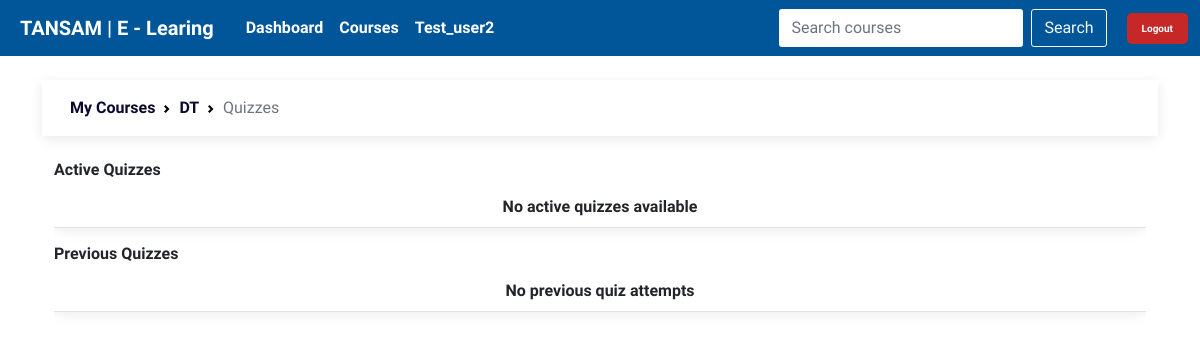
/myQuizzes/1 (signed in), run on an earlier commit of the app's database.
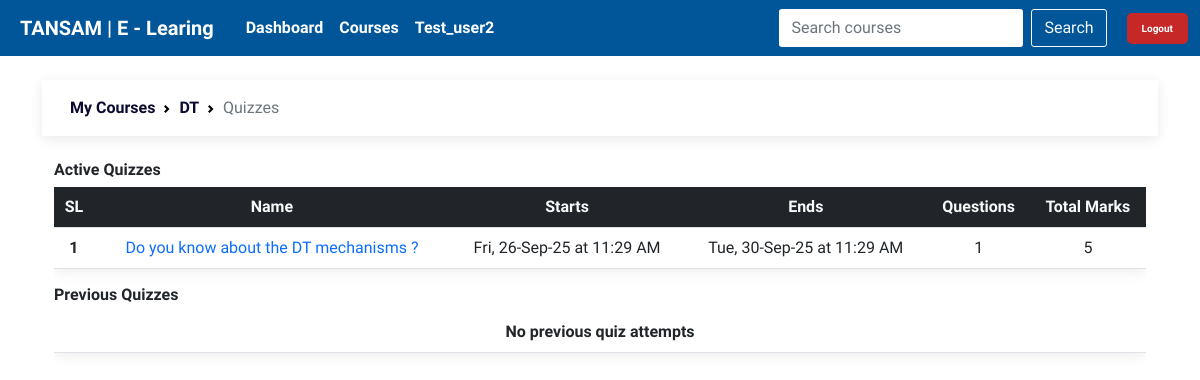
And on a later commit of the database.
### quiz/models.py (models this page shows, shortened)
class Quiz(models.Model):
    title = models.CharField(max_length=100)
    description = models.TextField(null=True, blank=True)
    course = models.ForeignKey(Course, on_delete=models.CASCADE)
    start = models.DateTimeField()
    end = models.DateTimeField()
    created_at = models.DateTimeField(auto_now_add=True)
    updated_at = models.DateTimeField(auto_now=True)
    publish_status = models.BooleanField(default=False, null=True, blank=True)
    started = models.BooleanField(default=False, null=True, blank=True)
    class Meta:
        verbose_name_plural = "Quizzes"
        ordering = ['-created_at']
    def total_marks(self):
        return Question.objects.filter(quiz=self).aggregate(total_marks=models.Sum('marks'))['total_marks']
    def starts(self):
        return self.start.strftime("%a, %d-%b-%y at %I:%M %p")
    def ends(self):
        return self.end.strftime("%a, %d-%b-%y at %I:%M %p")

### quiz/views.py (the view, shortened to what this page needs)
# urls.py: path('myQuizzes/<int:code>', views.myQuizzes, name='myQuizzes'),
def myQuizzes(request, code):
    if is_student_authorised(request, code):
        course = Course.objects.get(code=code)
        quizzes = Quiz.objects.filter(course=course)
        student = Student.objects.get(student_id=request.session['student_id'])
        active_quizzes = []
        previous_quizzes = []
        for quiz in quizzes:
            if quiz.end < timezone.now() or quiz.studentanswer_set.filter(student=student).exists():
                previous_quizzes.append(quiz)
            else:
                active_quizzes.append(quiz)
        for quiz in quizzes:
            quiz.attempted = quiz.studentanswer_set.filter(
                student=student).exists()
        for quiz in active_quizzes:
            quiz.total_questions = quiz.question_set.count()
        return render(request, 'quiz/myQuizzes.html', {
            'course': course,
            'quizzes': quizzes,
            'active_quizzes': active_quizzes,
            'previous_quizzes': previous_quizzes,
            'student': student,
        })
    else:
        return redirect('std_login')

### main/views.py (called while the page is built)
def is_student_authorised(request, code):
    course = Course.objects.get(code=code)
    if request.session.get('student_id') and course in Student.objects.get(student_id=request.session['student_id']).course.all():
        return True
    else:
        return False

### quiz/templates/quiz/myQuizzes.html (shortened to what the changed rows need)
{% extends 'index.html' %}
{% block content %}
<div class="container" id="con">
   <div class="container">
      <div class="table-responsive animate__animated animate__fadeIn">
         <table class="table text-center shadow" style="white-space: nowrap;">
            {% if active_quizzes %}
            <thead class="bg-dark text-light">
               <tr>
                  <th scope="col">SL</th>
                  <th scope="col">Name</th>
                  <th scope="col">Starts</th>
                  <th scope="col">Ends</th>
                  <th scope="col">Questions</th>
                  <th scope="col">Total Marks</th>
               </tr>
            </thead>
            <tbody class="">
               {% for quiz in active_quizzes %}
               <tr>
                  <th scope="row">{{forloop.counter}}</th>
                  <td><a href="{% url 'startQuiz' course.code quiz.id %}">{{quiz.title}}</a></td>
                  <td>{{quiz.starts}}</td>
                  <td>{{quiz.ends}}</td>
                  {% if quiz.total_questions > 0 %}
                  <td>{{quiz.total_questions}}</td>
                  <td>{{quiz.total_marks}}</td>
                  {% else %}
                  <td class="text-center">Questions not set yet</td>
                  <td class="text-center">0</td>
                  {% endif %}
               </tr>
               {% endfor %}
               {% else %}
               <tr>
                  <th class="text-center">No active quizzes available</th>
               </tr>
               {% endif %}
            </tbody>
         </table>
      </div>
      <div class="table-responsive animate__animated animate__fadeIn">
         <table class="table text-center shadow" style="white-space: nowrap;">
            {% if previous_quizzes %}
            <thead class="bg-dark text-light">
               <tr>
                  <th scope="col">SL</th>
                  <th scope="col">Name</th>
                  <th scope="col">Ended</th>
                  <th scope="col">Marks</th>
                  <th scope="col">Percentage</th>
               </tr>
            </thead>
            <tbody class="">
               {% for quizP in previous_quizzes %}
               {% if quizP.attempted %}
               {% if quizP.publish_status %}
               <tr>
                  <th scope="row">{{forloop.counter}}</th>
                  <td class="fw-bold">
                     <a href="{% url 'quizResult' course.code quizP.id %}">{{quizP.title}}</a>
                  </td>
                  <td>{{quizP.ends}}</td>
                  <td class="fw-bold marks">{{quizP.total_marks_obtained}}/ {{ quizP.total_marks}}</td>
                  <td class="fw-bold percentage"> {{ quizP.percentage}}%</td>
               </tr>
               {% else %}
               <tr>
                  <th scope="row">{{forloop.counter}}</th>
                  <td>
                     {{quizP.title}}
                  </td>
                  <td>{{quizP.ends}}</td>
                  <td colspan="2" class="text-center"> <span class="text-dark bg-warning bg-opacity-25 fw-bold rounded px-3 py-1" style="font-size:smaller">Not Published</span></td>
               </tr>
               {% endif %}
               {% else %}
               <tr>
                  <th scope="row">{{forloop.counter}}</th>
                  <td>
                     {{quizP.title}}
                  </td>
                  <td>{{quizP.ends}}</td>
                  <td colspan="2" class="text-center"> <span class="text-light bg-danger fw-bold rounded px-2 py-1" style="font-size:smaller">Did not attempt</span></td>
               </tr>
               {% endif %}
               {% endfor %}
               {% else %}
               <tr>
                  <th scope="col" class="text-center">No previous quiz attempts</th>
               </tr>
               {% endif %}
         </table>
      </div>
   </div>
</div>
{% endblock %}

What changed in the data, as far as the page shows it:
added Quiz: title "Do you know about the DT mechanisms ?", starts "Fri, 26-Sep-25 at 11:29 AM", ends "Tue, 30-Sep-25 at 11:29 AM", total_questions "1", total_marks "5"
Also different on the page:
text no longer shown: "No active quizzes available"
text now shown: "SL Name Starts Ends Questions Total Marks"
